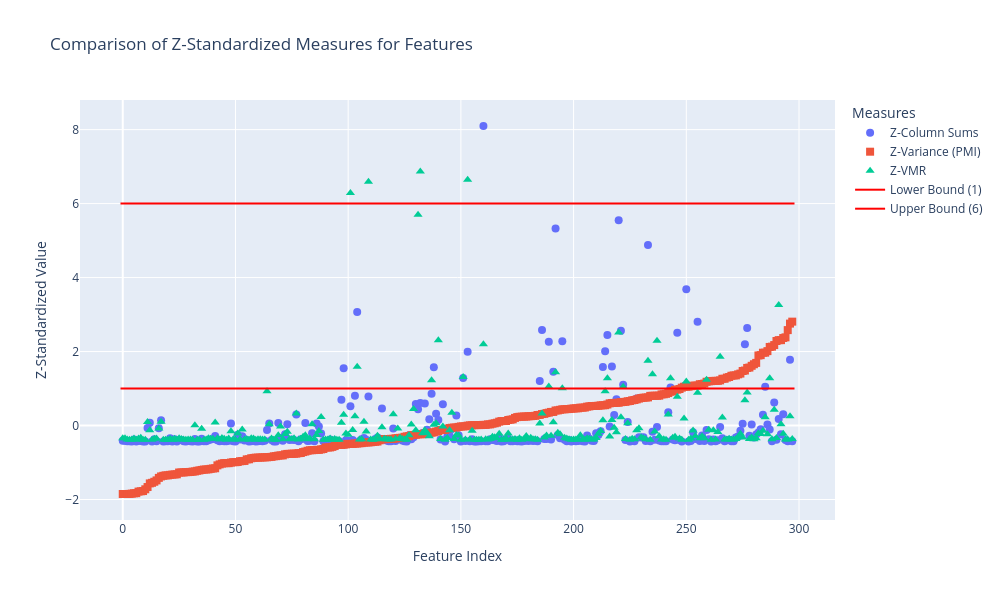

The code cell stored with this chart in its notebook:
### Code cell
import plotly.graph_objects as go

# Create a figure
fig = go.Figure()

# Add traces for each measure with different symbols
fig.add_trace(
    go.Scatter(
        x=list(range(len(z_column_sums))),  # Feature indices
        y=z_column_sums,  # Z-standardized column sums
        mode="markers",
        name="Z-Column Sums",
        marker=dict(symbol="circle", size=8),
        text=feature_names,  # Feature names for hover
        hovertemplate="Feature: %{text}<br>Z-Column Sums: %{y}<extra></extra>",
    )
)

fig.add_trace(
    go.Scatter(
        x=list(range(len(z_var_sorted_values))),  # Feature indices
        y=z_var_sorted_values,  # Z-standardized variances
        mode="markers",
        name="Z-Variance (PMI)",
        marker=dict(symbol="square", size=8),
        text=feature_names,  # Feature names for hover
        hovertemplate="Feature: %{text}<br>Z-Variance (PMI): %{y}<extra></extra>",
    )
)

fig.add_trace(
    go.Scatter(
        x=list(range(len(z_vmr_sorted_values))),  # Feature indices
        y=z_vmr_sorted_values,  # Z-standardized VMR
        mode="markers",
        name="Z-VMR",
        marker=dict(symbol="triangle-up", size=8),
        text=feature_names,  # Feature names for hover
        hovertemplate="Feature: %{text}<br>Z-VMR: %{y}<extra></extra>",
    )
)

# Add horizontal red lines for the range [1, 6]
fig.add_trace(
    go.Scatter(
        x=[-1, len(z_column_sums)],  # Extend beyond the x-axis range
        y=[1, 1],  # Horizontal line at y=1
        mode="lines",
        line=dict(color="red"),
        name="Lower Bound (1)",
        hoverinfo="skip",  # No hover info for the line
    )
)

fig.add_trace(
    go.Scatter(
        x=[-1, len(z_column_sums)],  # Extend beyond the x-axis range
        y=[6, 6],  # Horizontal line at y=6
        mode="lines",
        line=dict(color="red"),
        name="Upper Bound (6)",
        hoverinfo="skip",  # No hover info for the line
    )
)

# Update layout
fig.update_layout(
    title="Comparison of Z-Standardized Measures for Features",
    xaxis_title="Feature Index",
    yaxis_title="Z-Standardized Value",
    height=600,
    width=1000,
    legend_title="Measures",
    hoverlabel=dict(font_size=12),
)

# Show plot
fig.show()

### Figure 1 — Plotly figure (JSON) as saved in the notebook; plotly's stock layout.template omitted (floating-point values rounded to 4 significant figures; data arrays with more than 128 entries replaced by an {"elided": "..."} marker saying what was removed)
{"data": [{"hovertemplate": "Feature: %{text}<br>Z-Column Sums: %{y}<extra></extra>", "marker": {"size": 8, "symbol": "circle"}, "mode": "markers", "name": "Z-Column Sums", "text": {"elided": "298 str values"}, "type": "scatter", "x": {"elided": "298 int values"}, "y": {"elided": "298 float values"}}, {"hovertemplate": "Feature: %{text}<br>Z-Variance (PMI): %{y}<extra></extra>", "marker": {"size": 8, "symbol": "square"}, "mode": "markers", "name": "Z-Variance (PMI)", "text": {"elided": "298 str values"}, "type": "scatter", "x": {"elided": "298 int values"}, "y": {"elided": "298 float values"}}, {"hovertemplate": "Feature: %{text}<br>Z-VMR: %{y}<extra></extra>", "marker": {"size": 8, "symbol": "triangle-up"}, "mode": "markers", "name": "Z-VMR", "text": {"elided": "298 str values"}, "type": "scatter", "x": {"elided": "298 int values"}, "y": {"elided": "298 float values"}}, {"hoverinfo": "skip", "line": {"color": "red"}, "mode": "lines", "name": "Lower Bound (1)", "type": "scatter", "x": [-1, 298], "y": [1, 1]}, {"hoverinfo": "skip", "line": {"color": "red"}, "mode": "lines", "name": "Upper Bound (6)", "type": "scatter", "x": [-1, 298], "y": [6, 6]}], "layout": {"height": 600, "hoverlabel": {"font": {"size": 12}}, "legend": {"title": {"text": "Measures"}}, "title": {"text": "Comparison of Z-Standardized Measures for Features"}, "width": 1000, "xaxis": {"title": {"text": "Feature Index"}}, "yaxis": {"title": {"text": "Z-Standardized Value"}}}}
